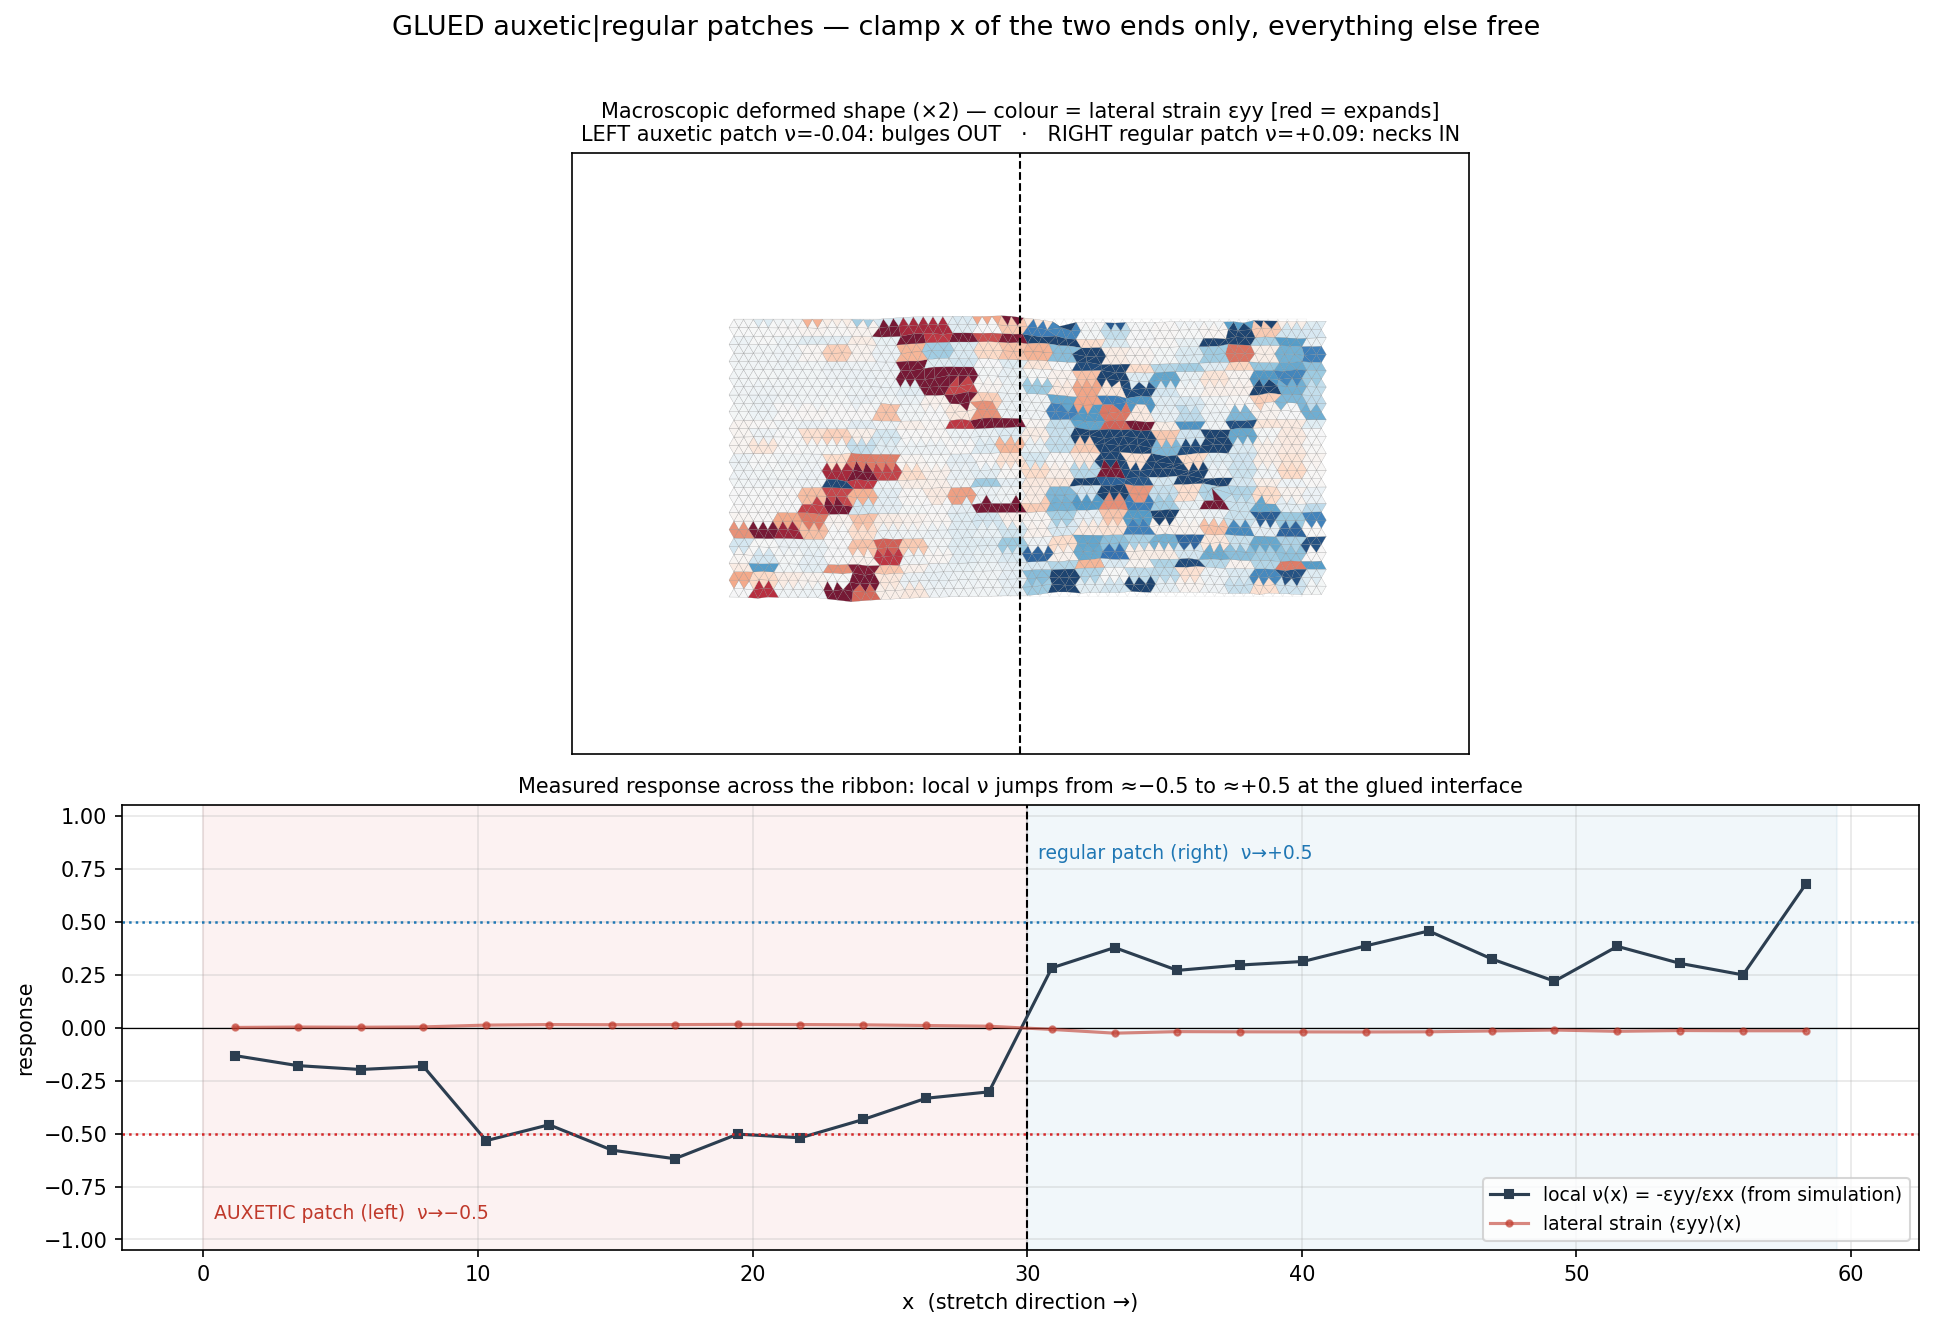

This figure's Python source:
"""
Build an auxetic patch and a regular patch SEPARATELY (each its own independent periodic design,
whole-patch objective: left ν=-0.5, right ν=+0.5, E=1), then physically GLUE them side by side
(C.glue: retriangulate the union point cloud; interface bonds default to k=1, untouched by either
optimisation -- no shared-bond mechanism exploit). Then stretch along x by clamping ONLY the
x-component of the left-most and right-most nodes; every other DOF is free, INCLUDING the y-motion
of the clamped nodes. The auxetic half should bulge OUT in y, the regular half should neck IN.
"""
import os, sys
import numpy as np
import matplotlib
matplotlib.use('Agg')
import matplotlib.pyplot as plt
from matplotlib.collections import PolyCollection

HERE = os.path.dirname(os.path.abspath(__file__))
sys.path.insert(0, os.path.dirname(HERE))
sys.path.insert(0, os.path.join(HERE, '..', '..', '..', 'Phase 2'))
import _common as C
import demo as D                              # reuse Kmat / nwb_of / cut_stretch
import response_fields as RF                  # reuse coarse-graining
import test_cluster_Ceff as CE

# each patch is its own 30x30 ORDERED (eta=0) periodic lattice, designed independently
HALF, NITER, REG = 15.0, 220, 1e-4


def strain(geo, u):
    tv = np.asarray(geo['tri_verts']); p0, p1, p2 = tv[:, 0], tv[:, 1], tv[:, 2]
    ev = np.stack([p1 - p0, p2 - p0, p2 - p1], 1)
    eps = CE.tri_metric_change(ev, np.asarray(geo['simplices']), np.eye(2), u)
    return eps[:, 0, 0], eps[:, 1, 1]          # exx, eyy per triangle


def profile(cen, val, nwt, nbin=26):
    """mean of a per-triangle scalar vs x (over the open triangles only)."""
    x = cen[:, 0]; edges = np.linspace(x.min(), x.max(), nbin + 1)
    xc = 0.5 * (edges[:-1] + edges[1:]); out = np.full(nbin, np.nan)
    for i in range(nbin):
        m = nwt & (x >= edges[i]) & (x < edges[i + 1])
        if m.any():
            out[i] = val[m].mean()
    return xc, out


def design_patch(nu_target, tag):
    geo = C.make_lattice(1.0, 1.0, half=HALF, eta=0.0, seed=0)
    prob = C.DesignProblem.from_geo(geo)
    r = C.optimize(prob, [C.Objective('E', 1.0, weight=1.0), C.Objective('nu', nu_target, weight=3.0)],
                   mode='k', n_iter=NITER, reg=REG, verbose=False)
    k = r['k'].detach().numpy()
    C.apply_k_to_geo(geo, r['k']); C6 = C.sim_per_triangle_C6(geo)
    nu, E = C.c6_nuE(C.region_phys_C6(geo, C6, None))
    print(f"  {tag} patch (solo, independent design): nu={nu:+.3f} (tgt {nu_target:+.2f}) E={E:.3f}   "
          f"k: min={k.min():.3f} mean={k.mean():.3f} frac(k<0.05)={np.mean(k < 0.05):.3f}", flush=True)
    return geo, k, nu, E


def main():
    geoL, kL, nl, El = design_patch(-0.5, 'AUXETIC (left)')
    geoR, kR, nr, Er = design_patch(0.5, 'regular (right)')
    Lx, Ly = float(geoL['BL1'][0]), float(geoL['BL2'][1])
    assert abs(Lx - float(geoR['BL1'][0])) < 1e-6 and abs(Ly - float(geoR['BL2'][1])) < 1e-6

    ptsL = np.asarray(geoL['pts']); ptsR = np.asarray(geoR['pts']) + [Lx, 0.0]
    pieces = [dict(pts_keep=ptsL, pts_full=ptsL, bond_u=geoL['bond_u'], bond_v=geoL['bond_v'],
                   bond_R=geoL['bond_R'], k=kL),
              dict(pts_keep=ptsR, pts_full=ptsR, bond_u=geoR['bond_u'], bond_v=geoR['bond_v'],
                   bond_R=geoR['bond_R'], k=kR)]
    geo, glued = C.glue(pieces, 2 * Lx, Ly)
    mid = Lx
    print(f"  GLUED: {geo['tri_bond'].shape[0]} bonds, {glued.sum()} default/interface bonds "
          f"({glued.mean()*100:.1f}%)", flush=True)
    C6 = C.sim_per_triangle_C6(geo); cen = np.asarray(geo['centroids'])
    left = np.where(cen[:, 0] < mid)[0]; right = np.where(cen[:, 0] >= mid)[0]
    nl2 = C.c6_nuE(C.region_phys_C6(geo, C6, left))[0]; nr2 = C.c6_nuE(C.region_phys_C6(geo, C6, right))[0]
    print(f"  after gluing: left nu={nl2:+.3f} (solo was {nl:+.3f})  right nu={nr2:+.3f} (solo was {nr:+.3f})",
          flush=True)
    C.save_network(os.path.join(HERE, 'ribbon.npz'), geo, geo['bond_k'], C6, mid=float(mid))

    u, nwt = D.cut_stretch(geo, axis=0)        # clamp x only on left/right; all else (incl. clamp y) free
    exx_raw, eyy_raw = strain(geo, u)
    exx, eyy = RF.coarse(geo, exx_raw, nwt, ncell=24), RF.coarse(geo, eyy_raw, nwt, ncell=24)
    el = np.nanmean(eyy[nwt & (cen[:, 0] < mid)]); er = np.nanmean(eyy[nwt & (cen[:, 0] >= mid)])
    print(f"  under x-stretch: <eyy>_left ={el:+.4f} (auxetic, expect >0)  "
          f"<eyy>_right={er:+.4f} (regular, expect <0)", flush=True)

    for scale, tag in [(2.0, ''), (5.0, '_large')]:
        draw(geo, u, nwt, cen, mid, exx, eyy, nl2, nr2, scale, tag)


def draw(geo, uc, nwt, cen, mid, exx, eyy, nl, nr, scale, tag):
    fig, (a0, a1) = plt.subplots(2, 1, figsize=(13, 9), gridspec_kw={'height_ratios': [1.35, 1]})
    Lx, Ly = float(geo['BL1'][0]), float(geo['BL2'][1]); mg = 0.55 * Ly
    sx = np.asarray(geo['simplices'])[nwt]; tv = np.asarray(geo['tri_verts'])[nwt]
    dtv = tv + scale * uc[sx]
    v = np.nanpercentile(np.abs(eyy[nwt]), 92)
    cols = plt.cm.RdBu_r(0.5 + 0.5 * np.clip(np.nan_to_num(eyy[nwt]) / v, -1, 1))
    a0.add_collection(PolyCollection(list(tv), facecolors='none', edgecolors='0.88', lw=0.12))  # undeformed
    a0.add_collection(PolyCollection(list(dtv), facecolors=cols, edgecolors='0.5', lw=0.1, alpha=0.9))
    a0.axvline(mid, color='k', ls='--', lw=1)
    a0.set_xlim(-mg, Lx + mg); a0.set_ylim(-mg, Ly + mg)
    a0.set_aspect('equal'); a0.set_xticks([]); a0.set_yticks([])
    a0.set_title(f'Macroscopic deformed shape (×{scale:.0f}) — colour = lateral strain εyy [red = expands]\n'
                 f'LEFT auxetic patch ν={nl:+.2f}: bulges OUT   ·   RIGHT regular patch ν={nr:+.2f}: necks IN',
                 fontsize=10)
    xc, ey = profile(cen, eyy, nwt); _, ex = profile(cen, exx, nwt)
    nu = np.clip(-ey / ex, -1.2, 1.2)
    a1.axhline(0, color='k', lw=.6); a1.axvline(mid, color='k', ls='--', lw=1)
    a1.axvspan(cen[:, 0].min(), mid, color='#d62728', alpha=0.06)
    a1.axvspan(mid, cen[:, 0].max(), color='#1f77b4', alpha=0.06)
    a1.plot(xc, nu, '-s', ms=4, color='#2c3e50', label='local ν(x) = -εyy/εxx (from simulation)')
    a1.plot(xc, ey, '-o', ms=3, color='#c0392b', alpha=0.6, label='lateral strain ⟨εyy⟩(x)')
    a1.axhline(-0.5, color='#d62728', ls=':', lw=1.2); a1.axhline(0.5, color='#1f77b4', ls=':', lw=1.2)
    a1.text(cen[:, 0].min() + 0.4, -0.9, 'AUXETIC patch (left)  ν→−0.5', color='#c0392b', fontsize=9)
    a1.text(mid + 0.4, 0.8, 'regular patch (right)  ν→+0.5', color='#1f77b4', fontsize=9)
    a1.set_xlabel('x  (stretch direction →)'); a1.set_ylabel('response')
    a1.set_ylim(-1.05, 1.05)
    a1.legend(fontsize=9, loc='lower right'); a1.grid(alpha=.3)
    a1.set_title('Measured response across the ribbon: local ν jumps from ≈−0.5 to ≈+0.5 at the glued '
                 'interface', fontsize=10)
    big = '  (LARGE deformation)' if tag else ''
    fig.suptitle('GLUED auxetic|regular patches — clamp x of the two ends only, everything else free' + big,
                 fontsize=13)
    plt.tight_layout(rect=[0, 0, 1, 0.97])
    plt.savefig(os.path.join(HERE, f'ribbon{tag}.png'), dpi=150, bbox_inches='tight')
    plt.close(); print(f'saved ribbon{tag}.png')


if __name__ == '__main__':
    main()
